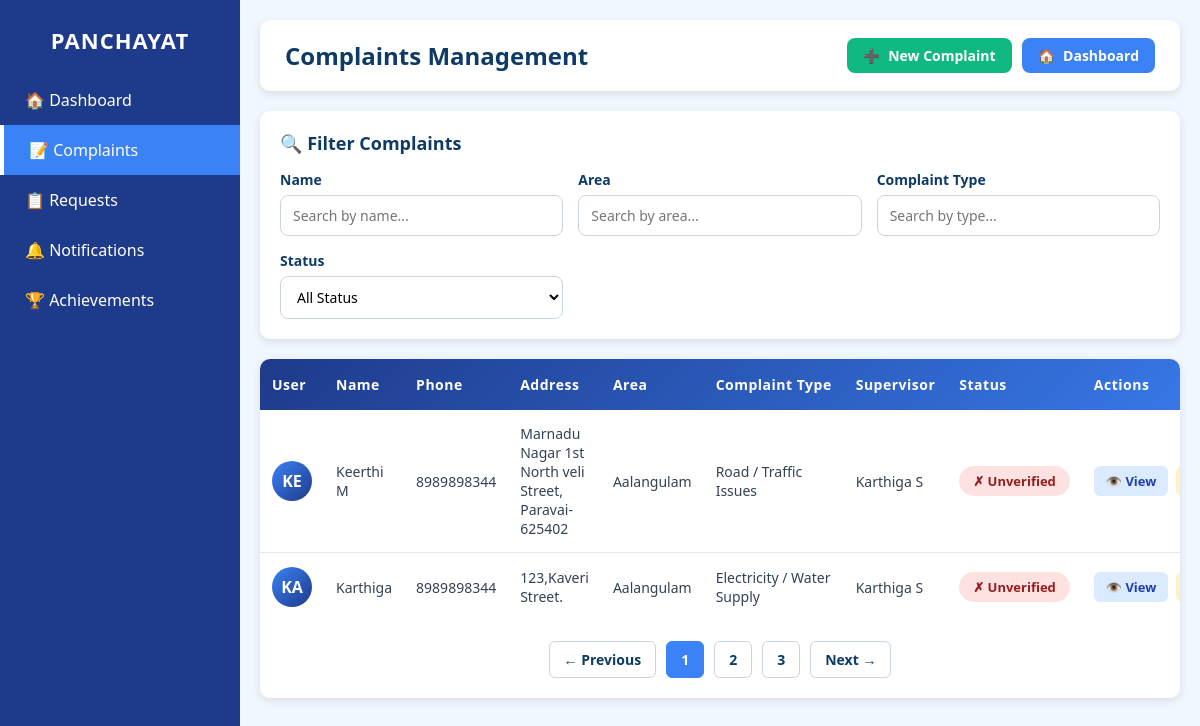
The app's page /complaints_eo/ with its own data.
### myapp/models.py (models this page shows, shortened)
class Complaint(models.Model):
    user = models.CharField(max_length=100,null=True)
    phone = models.CharField(max_length=100,null=True)
    address = models.TextField(max_length=255, null=True)
    location = models.CharField(max_length=255, null=True)
    complaint_type = models.CharField(max_length=100, null=True)
    description = models.TextField(max_length=500, null=True)
    file = models.FileField(upload_to='complaints/', blank=True, null=True)
    date_time = models.DateTimeField(default=timezone.now)
    supervisor_name= models.CharField(max_length=100,null=True)
    status = models.CharField(
        max_length=20,
        default='unverified'
    )

### myapp/views.py (the view)
# urls.py: path('complaints_eo/', views.complaints_eo, name='complaints_eo'),
def complaints_eo(request):
    complaints = Complaint.objects.all().order_by('-date_time')
    return render(request, 'complaintseo.html', {'complaints': complaints})

### myapp/templates/complaintseo.html (shortened to what this page needs)
<!DOCTYPE html>
<html lang="en">
<head>
</head>
<body>
  <div class="sidebar">
    <h2>PANCHAYAT</h2>
    <div class="menu">
      <a href="{% url 'Mainsupervisor' %}">🏠 Dashboard</a>
      <a href="{% url 'complaintsupervisor' %}" class="active">📝 Complaints</a>
      <a href="{% url 'requestsupervisor' %}">📋 Requests</a>
      <a href="{% url 'notification_page' %}">🔔 Notifications</a>
      <a href="{% url 'Achievementsupervisor' %}">🏆 Achievements</a>
    </div>
  </div>
  <div class="main-content">
    <div class="header">
      <h2>Complaints Management</h2>
      <div class="header-actions">
        <button class="add-btn" onclick="alert('Add new complaint')">
          <span>➕</span>
          <span>New Complaint</span>
        </button>
        <a href="#" class="back-btn">
          <span>🏠</span>
          <span>Dashboard</span>
        </a>
      </div>
    </div>
    <div class="filter-section">
      <div class="filter-title">🔍 Filter Complaints</div>
      <div class="filter-container">
        <div class="filter-group">
          <label for="name-filter">Name</label>
          <input
            type="text"
            id="name-filter"
            placeholder="Search by name...">
        </div>
        <div class="filter-group">
          <label for="area-filter">Area</label>
          <input
            type="text"
            id="area-filter"
            placeholder="Search by area...">
        </div>
        <div class="filter-group">
          <label for="type-filter">Complaint Type</label>
          <input
            type="text"
            id="type-filter"
            placeholder="Search by type...">
        </div>
        <div class="filter-group">
          <label for="status-filter">Status</label>
          <select id="status-filter">
            <option value="">All Status</option>
          </select>
        </div>
      </div>
    </div>
    <div class="table-container">
      <div class="table-wrapper">
        <table id="complaints-table">
          <thead>
            <tr>
              <th>User</th>
              <th>Name</th>
              <th>Phone</th>
              <th>Address</th>
              <th>Area</th>
              <th>Complaint Type</th>
              <th>Supervisor</th>
              <th>Status</th>
              <th>Actions</th>
            </tr>
          </thead>
          <tbody id="table-body">
            {% for complaint in complaints %}
            <tr data-name="{{ complaint.user|lower }}"
                data-area="{{ complaint.location|lower }}"
                data-type="{{ complaint.complaint_type|lower }}"
                data-status="{{ complaint.status|lower }}">
              <td>
                <div class="profile-initial">{{ complaint.user.0|upper }}{{ complaint.user.1|upper }}</div>
              </td>
              <td>{{ complaint.user }}</td>
              <td>{{ complaint.phone }}</td>
              <td>{{ complaint.address }}</td>
              <td>{{ complaint.location }}</td>
              <td>{{ complaint.complaint_type }}</td>
              <td>{{ complaint.supervisor_name }}</td>
              <td>
                {% if complaint.status == 'verified' %}
                  <span class="status-badge status-verified">✓ Verified</span>
                {% elif complaint.status == 'unverified' %}
                  <span class="status-badge status-unverified">✗ Unverified</span>
                {% elif complaint.status == 'pending' %}
                  <span class="status-badge status-pending">⏳ Pending</span>
                {% elif complaint.status == 'completed' %}
                  <span class="status-badge status-completed">✓ Completed</span>
                {% elif complaint.status == 'rejected' %}
                  <span class="status-badge status-rejected">✗ Rejected</span>
                {% else %}
                  <span class="status-badge status-pending">{{ complaint.status }}</span>
                {% endif %}
              </td>
              <td>
                <div class="action-btns">
                  <button class="action-btn btn-view" onclick="viewComplaint({{ complaint.id }})">👁️ View</button>
                  <button class="action-btn btn-edit" onclick="editComplaint({{ complaint.id }})">✏️ Edit</button>
                </div>
              </td>
            </tr>
            {% endfor %}
          </tbody>
        </table>
      </div>
      <div class="pagination">
        <button class="page-btn" id="prev-btn">← Previous</button>
        <button class="page-btn active">1</button>
        <button class="page-btn">2</button>
        <button class="page-btn">3</button>
        <button class="page-btn" id="next-btn">Next →</button>
      </div>
    </div>
  </div>
</body>
</html>

### myapp/templates/complaintseo.html (style rules this page uses)
* { margin: 0; padding: 0; box-sizing: border-box; font-family: "Segoe UI", Arial; }
body { display: flex; background: #f1f7ff; min-height: 100vh; }
.sidebar { width: 240px; height: 100vh; background: #1e3a8a; color: #fff; padding: 25px 0; position: fixed; top: 0; left: 0; overflow-y: auto; }
.sidebar h2 { text-align: center; margin-bottom: 20px; font-size: 22px; letter-spacing: 1px; font-weight: bold; }
.menu a { display: block; padding: 14px 25px; color: white; text-decoration: none; font-size: 16px; transition: 0.2s; }
.sidebar .active { background: #3b82f6; border-left: 4px solid #ffffff; }
.main-content { margin-left: 240px; padding: 20px; width: calc(100% - 240px); }
.header { background: white; padding: 18px 25px; border-radius: 10px; display: flex; justify-content: space-between; align-items: center; box-shadow: 0 3px 10px rgba(0,0,0,0.1); margin-bottom: 20px; }
.header h2 { color: #0d3b66; font-size: 24px; font-weight: 600; }
.header-actions { display: flex; gap: 10px; align-items: center; }
.back-btn, .add-btn { background: #3b82f6; color: white; padding: 8px 16px; border-radius: 8px; font-size: 14px; text-decoration: none; font-weight: 600; transition: 0.2s; display: flex; align-items: center; gap: 8px; border: none; cursor: pointer; }
.add-btn { background: #10b981; }
.filter-section { background: white; padding: 20px; border-radius: 10px; box-shadow: 0 3px 10px rgba(0,0,0,0.1); margin-bottom: 20px; }
.filter-title { font-size: 18px; color: #0d3b66; font-weight: 600; margin-bottom: 15px; }
.filter-container { display: grid; grid-template-columns: repeat(auto-fit, minmax(250px, 1fr)); gap: 15px; }
.filter-group { display: flex; flex-direction: column; }
.filter-group label { font-size: 14px; color: #0d3b66; margin-bottom: 6px; font-weight: 600; }
.filter-group input, .filter-group select { padding: 10px 12px; border-radius: 8px; border: 1px solid #cbd5e1; font-size: 14px; background-color: white; transition: 0.2s; }
.table-container { background: white; border-radius: 10px; box-shadow: 0 3px 10px rgba(0,0,0,0.1); overflow: hidden; }
.table-wrapper { overflow-x: auto; }
table { width: 100%; border-collapse: collapse; }
thead { background: linear-gradient(135deg, #1e3a8a 0%, #3b82f6 100%); color: white; }
thead th { padding: 16px 12px; text-align: left; font-weight: 600; font-size: 14px; letter-spacing: 0.5px; white-space: nowrap; }
tbody tr { border-bottom: 1px solid #e2e8f0; transition: 0.2s; }
tbody tr:last-child { border-bottom: none; }
tbody td { padding: 14px 12px; font-size: 14px; color: #334155; }
.status-badge { padding: 6px 14px; border-radius: 20px; font-size: 13px; font-weight: 600; display: inline-block; white-space: nowrap; }
.status-unverified { background: #fee2e2; color: #991b1b; }
.action-btns { display: flex; gap: 8px; }
.action-btn { padding: 6px 12px; border: none; border-radius: 6px; font-size: 13px; font-weight: 600; cursor: pointer; transition: 0.2s; white-space: nowrap; }
.btn-view { background: #dbeafe; color: #1e40af; }
.btn-edit { background: #fef3c7; color: #92400e; }
.profile-initial { width: 40px; height: 40px; border-radius: 50%; background: linear-gradient(135deg, #3b82f6, #1e3a8a); display: inline-flex; align-items: center; justify-content: center; color: white; font-weight: bold; font-size: 16px; }
.pagination { display: flex; justify-content: center; align-items: center; gap: 10px; padding: 20px; background: white; }
.page-btn { padding: 8px 14px; border: 1px solid #cbd5e1; background: white; color: #0d3b66; border-radius: 6px; cursor: pointer; font-size: 14px; font-weight: 600; transition: 0.2s; }
.page-btn.active { background: #3b82f6; color: white; border-color: #3b82f6; }

### records on screen
Complaint: user.0 "K", user.1 "E", user "Keerthi M", phone "8989898344", address "Marnadu Nagar 1st North veli Street, Paravai-625402", location "Aalangulam", complaint_type "Road / Traffic Issues", supervisor_name "Karthiga S", status "✗ Unverified"
Complaint: user.0 "K", user.1 "A", user "Karthiga", phone "8989898344", address "123,Kaveri Street.", location "Aalangulam", complaint_type "Electricity / Water Supply", supervisor_name "Karthiga S", status "✗ Unverified"
